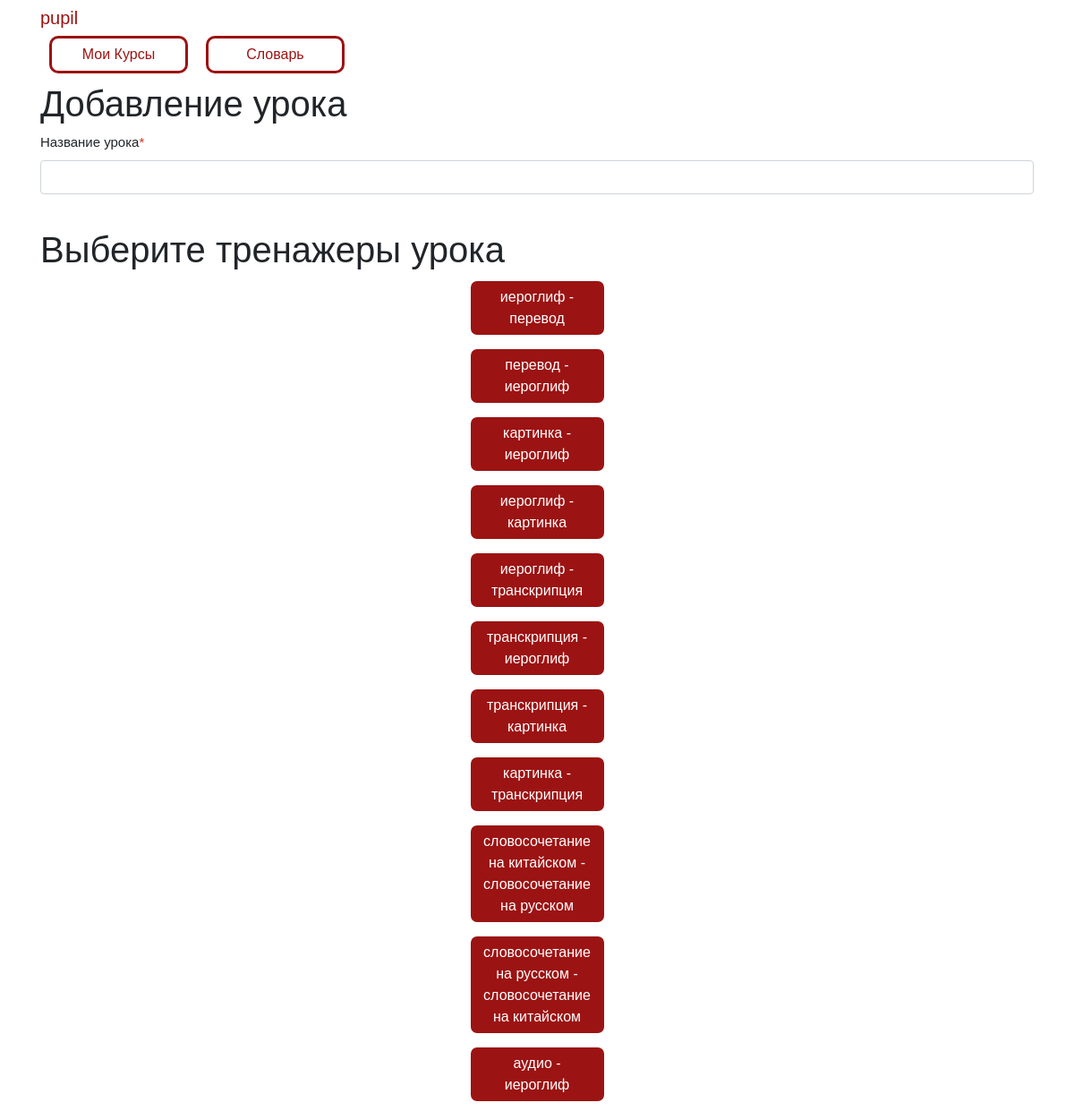
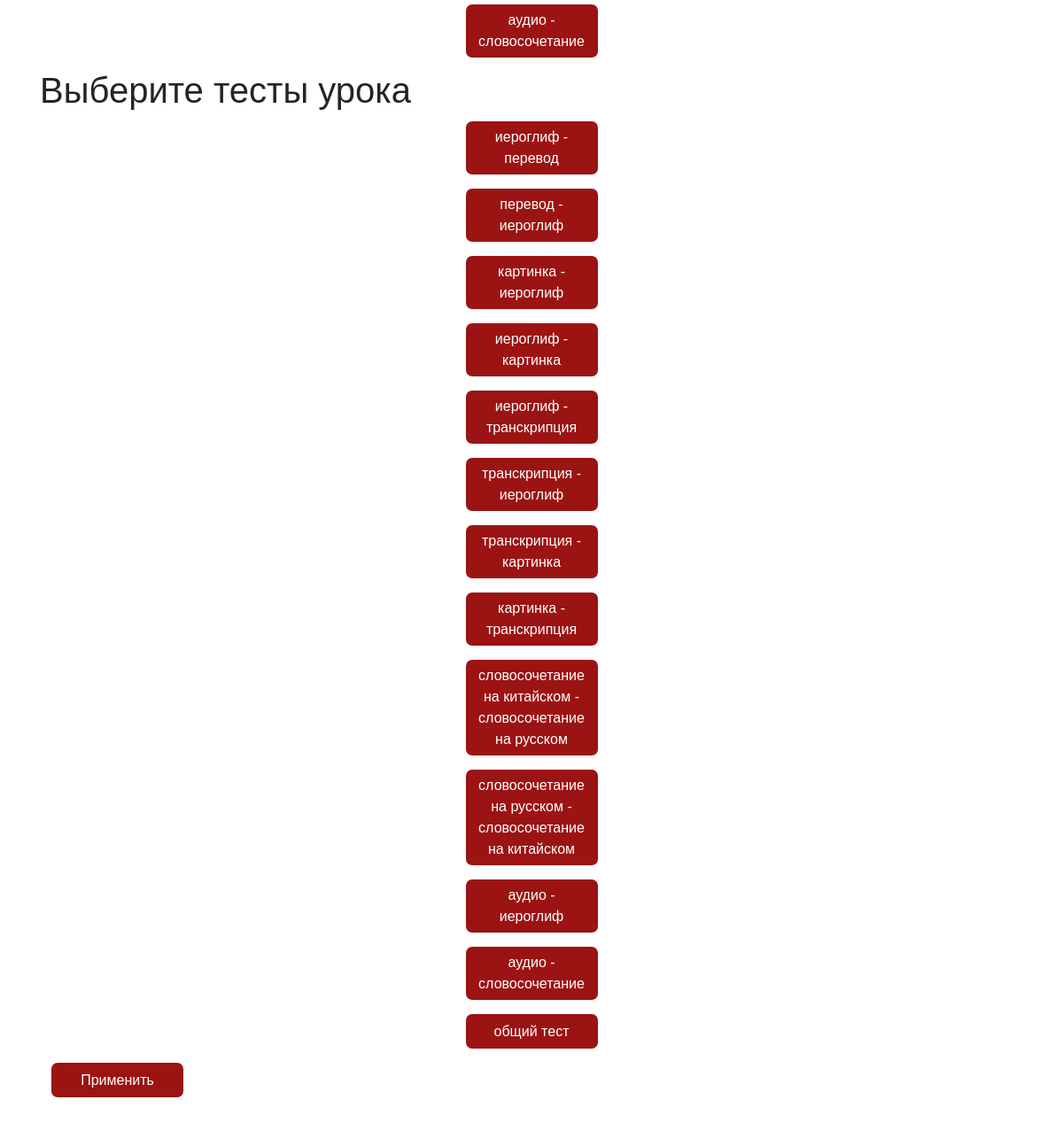
Screenshot of /make_lesson/1 (signed in) with the database file from the repository (2 pictures, top to bottom).
### data/users.py (models this page shows, shortened)
class User(SqlAlchemyBase, UserMixin, SerializerMixin):
    __tablename__ = 'users'
    id = sqlalchemy.Column(sqlalchemy.Integer, primary_key=True, autoincrement=True)
    name = sqlalchemy.Column(sqlalchemy.String, nullable=True)
    last_name = sqlalchemy.Column(sqlalchemy.String, nullable=True)
    patronymic = sqlalchemy.Column(sqlalchemy.String, nullable=True)
    email = sqlalchemy.Column(sqlalchemy.String, index=True, unique=True, nullable=True)
    about = sqlalchemy.Column(sqlalchemy.String, nullable=True)
    hashed_password = sqlalchemy.Column(sqlalchemy.String, nullable=True)
    teacher = sqlalchemy.Column(sqlalchemy.Boolean, nullable=True)
    creator = sqlalchemy.Column(sqlalchemy.Integer, nullable=True)
    courses = orm.relation("Courses", secondary="users_to_course", backref="users")
    words = orm.relation("Words", back_populates='user')
    hash_token = sqlalchemy.Column(sqlalchemy.Integer, nullable=True, unique=True)

### data/trainers.py (models this page shows)
class Trainers(SqlAlchemyBase, SerializerMixin):
    __tablename__ = 'trainers'
    id = sqlalchemy.Column(sqlalchemy.Integer,
                           primary_key=True, autoincrement=True)
    name = sqlalchemy.Column(sqlalchemy.String, nullable=True)
    check_side = sqlalchemy.Column(sqlalchemy.Integer, nullable=True)
    ans_side = sqlalchemy.Column(sqlalchemy.Integer, nullable=True)

### data/tests.py (models this page shows)
class Tests(SqlAlchemyBase, SerializerMixin):
    __tablename__ = 'tests'
    id = sqlalchemy.Column(sqlalchemy.Integer,
                           primary_key=True, autoincrement=True)
    name = sqlalchemy.Column(sqlalchemy.String, nullable=True)
    check_side = sqlalchemy.Column(sqlalchemy.Integer, nullable=True)
    ans_side = sqlalchemy.Column(sqlalchemy.Integer, nullable=True)

### main.py (the view, shortened to what this page needs)
@app.route('/make_lesson/<int:course_id>', methods=['GET', 'POST'])
@login_required
def make_lesson(course_id):
    form = LessonsForm()
    db_sess = db_session.create_session()
    current_course = db_sess.query(Courses).get(course_id)
    all_trainers = db_sess.query(Trainers).all()
    all_tests = db_sess.query(Tests).all()
    return render_template('make_lesson.html', form=form,
                           trainers=all_trainers, tests=all_tests,
                           len_trainers=len(all_trainers), len_tests=len(all_tests))

### forms/lesson.py
class LessonsForm(FlaskForm):
    name = StringField('Название урока',
                       validators=[DataRequired(), Length(max=32,
                                                          message="Название урока не должно превышать 32 символов")])
    submit = SubmitField('Применить')

### data/db_session.py (called while the page is built)
def create_session() -> Session:
    global __factory
    return __factory()

### main.py (called while the page is built)
@login_manager.user_loader
def load_user(user_id):
    db_sess = db_session.create_session()
    return db_sess.query(User).get(user_id)

### templates/make_lesson.html (shortened to what this page needs)
{% extends "base.html" %}
{% block content %}
<h1>Добавление урока</h1>
<form action="" method="post" name="checks">
    <p>
        {{ form.name.label }}<span class="vnumgf" style="color: #d93025;">*</span><br>
        {{ form.name(class="form-control") }}<br>
    </p>
    <h1>Выберите тренажеры урока</h1>
    <div style="display: flex;
                flex-wrap: wrap;
                flex-direction: column;
                align-content: center;">
        {% for i in range(len_trainers) %}
        <button id="train {{ i }}" name="not_lesson_trainer" type="button" class="btn btn-primary"
                value="{{ trainers[i].id }}">{{ trainers[i].name }}
        </button>
        {% endfor %}
    </div>
    <h1>Выберите тесты урока</h1>
    <div style="display: flex;
                flex-wrap: wrap;
                flex-direction: column;
                align-content: center;">
        {% for i in range(len_tests) %}
        <button id="test {{ i }}" name="not_lesson_test" type="button" class="btn btn-primary"
                value="{{ tests[i].id }}">{{ tests[i].name }}
        </button>
        {% endfor %}
    </div>
    <p>{{ form.submit(type="submit", class="btn btn-primary") }}</p>
</form>
{% endblock %}

### templates/base.html (shortened to what this page needs)
<!doctype html>
<html lang="en">
<head>
    <link rel="stylesheet"
          href="https://stackpath.bootstrapcdn.com/bootstrap/4.4.1/css/bootstrap.min.css"
>
    <link href="{{ url_for('static', filename='/style.css') }}" rel="stylesheet" />
</head>
<body>
<header class="header">
    <div class="container">
        <div class="header_inner">
            <nav>
                {% if current_user.is_authenticated %}
                <a class="navbar-brand" href="/profile/{{ current_user.id }}">
                    {{ current_user.name}}</a>
                {% endif %}
                {% if current_user.is_authenticated %}
                <div class="nav" id="up buttons">
                    <a id="nav button 1" class="btn btn-white" href="/courses">Мои Курсы</a>
                    <a id="nav button 2" class="btn btn-white" href="/dictionary">Словарь</a>
                </div>
                {% endif %}
            </nav>
        </div>
    </div>
</header>
<main role="main" class="container">
    {% block content %}{% endblock %}
</main>
</body>
</html>

### static/style.css (style rules this page uses)
body { font-family: 'Montserrat', sans-serif; font-size: 15px; color: #33; }
.header { width: 100%; top: 0; left: 0; right: 0; z-index: 1000; }
.navbar-brand { color: #9c1313; position: relative; }
.btn { margin: 0 10px; margin-bottom: 10px; width: 155px; }
.btn-primary { min-width: 45px; min-height: 45px; display: inline-block; vertical-align: top; color: white; overflow: hidden; text-overflow: ellipsis; background-color: #9c1313; border: solid 3px white; border-radius: 10px; }
.btn-white { display: inline-block; vertical-align: top; color: #9c1313; overflow: hidden; text-overflow: ellipsis; background-color: white; border: solid 3px #9c1313; border-radius: 10px; }

### rows the page displays
User: name "pupil"
Trainers: name "иероглиф - перевод"
Trainers: name "перевод - иероглиф"
Trainers: name "картинка - иероглиф"
Trainers: name "иероглиф - картинка"
Trainers: name "иероглиф - транскрипция"
Trainers: name "транскрипция - иероглиф"
Trainers: name "транскрипция - картинка"
Trainers: name "картинка - транскрипция"
Trainers: name "словосочетание на китайском - словосочетание на русском"
Trainers: name "словосочетание на русском - словосочетание на китайском"
Trainers: name "аудио - иероглиф"
Trainers: name "аудио - словосочетание"
Tests: name "иероглиф - перевод"
Tests: name "перевод - иероглиф"
Tests: name "картинка - иероглиф"
Tests: name "иероглиф - картинка"
Tests: name "иероглиф - транскрипция"
Tests: name "транскрипция - иероглиф"
Tests: name "транскрипция - картинка"
Tests: name "картинка - транскрипция"
Tests: name "словосочетание на китайском - словосочетание на русском"
Tests: name "словосочетание на русском - словосочетание на китайском"
Tests: name "аудио - иероглиф"
Tests: name "аудио - словосочетание"
Tests: name "общий тест"
